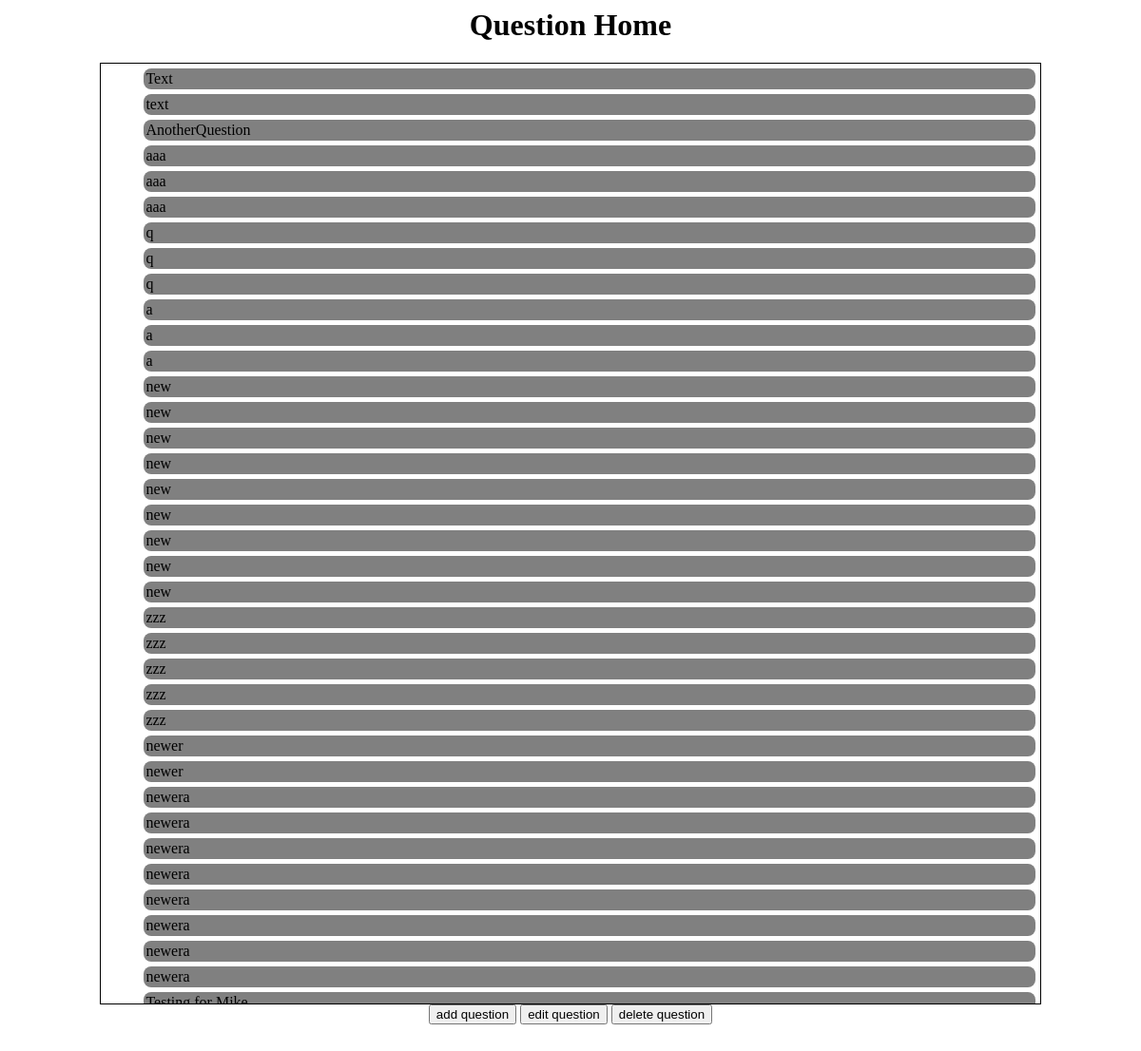
The page /questions/questions/ on the database as committed earlier.
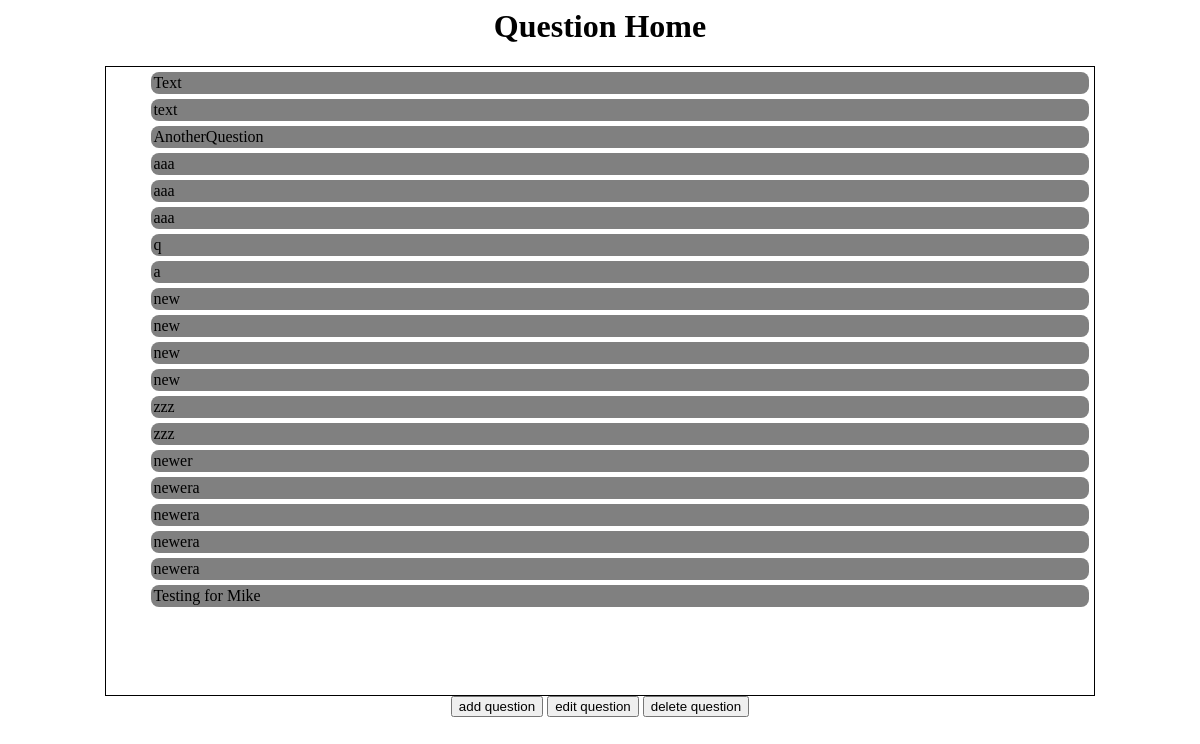
The same page on the database as committed later.
### questions/models.py (models this page shows, shortened)
class Question(models.Model):
  question_type = models.CharField(max_length=5,choices=question_types)
  question_text = models.CharField(max_length=300)
  display_text = models.CharField(max_length=100)
  display_group = models.CharField(max_length=30)

### questions/views.py (the view)
def questionHome(request):
  context = { "questions": Question.objects.all() }
  return render(request, 'questions/questionHome.html', context)

### templates/questions/questionHome.html (shortened to what this page needs)
<head>
  {% load staticfiles %}
  <link rel="stylesheet" type="text/css" href="{% static "TRx_question_app/dual_pane.css" %}" />
</head>
<body>
  <div class="html_list">
    <h1>Question Home</h1>
    <div>
      <ul class="sortable">
        {% for question in questions %}
        <li onclick="update_selected(this);" question_id="{{ question.id }}">{{ question.question_text|truncatechars:40}}</a>
      {% endfor %}
    </ul>
  </div>
  <form action="{% url 'questions:questionHome' %}" method="post" style="display: inline"> {% csrf_token %}
    <input type="submit" value="add question" />
  </form>
  <form onsubmit="return redirect_to_edit_page('/questions/editQuestion/', this, 'question_id');" action="" method="get" style="display: inline"> {% csrf_token %}
    <input type="submit" value="edit question" />
  </form>
  <form onsubmit="return confirm_and_delete('/questions/deleteQuestion/', this, 'question_id');" action="" method="get" style="display: inline"> {% csrf_token %}
    <input type="submit" value="delete question" />
  </form>
</div>
</body>

### static/TRx_question_app/dual_pane.css (style rules this page uses)
.sortable li { background: grey; padding: 2px; margin: 5px; border: 0px; border-radius: 8px; text-align: left; }
.html_list { text-align: center; }
.html_list ul { list-style: none; width: 80%; height: 80%; margin: 0px auto; text-align: center; overflow-y: scroll; border: 1px solid black; }

Rows that differ between the two databases and show on the page:
removed Question: question_text "q"
removed Question: question_text "q"
removed Question: question_text "a"
removed Question: question_text "a"
removed Question: question_text "new"
removed Question: question_text "new"
removed Question: question_text "new"
removed Question: question_text "new"
removed Question: question_text "new"
removed Question: question_text "zzz"
removed Question: question_text "zzz"
removed Question: question_text "zzz"
removed Question: question_text "newer"
removed Question: question_text "newera"
removed Question: question_text "newera"
removed Question: question_text "newera"
removed Question: question_text "newera"
